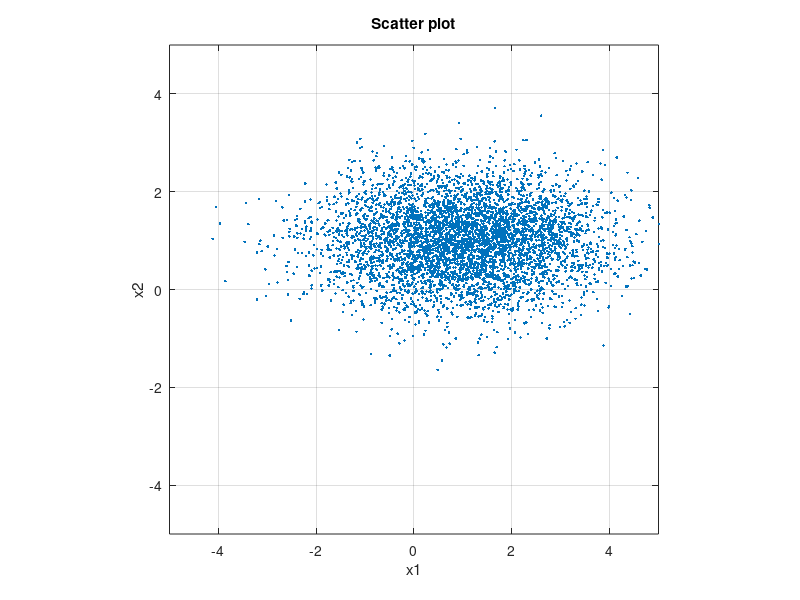

This chart was generated by the following MATLAB code:

% First, generate 5000 completely uncorrelated random 2x1 vectors having Gaussian distribution with zero mean
x = randn(2,5000);

% Next, specify the covariance and mean you desire for the output random variables
Sigma = [2 0; 0 0.5]; % covariance matrix for output random variable
mean = [1; 1];          % mean vector for output random variable

% Generate output random variables "y" having desired mean and covariance
% In MATLAB, we would use [L,D] = ldl(Sigma); A = sqrt(D)*L'; 
% But, Octave does not have the ldl function. Instead, we use the LU decomposition
[L,U]=lu(Sigma); A = diag(sqrt(diag(U)))*L';
x = mean(:,ones([1 5000]))+A'*x;

% Plot the output random variables as a scatter plot to view the results
plot(x(1,:),x(2,:),'.');
axis([-5 5 -5 5]); axis('square'); grid on;
title('Scatter plot'); xlabel('x1'); ylabel('x2');
